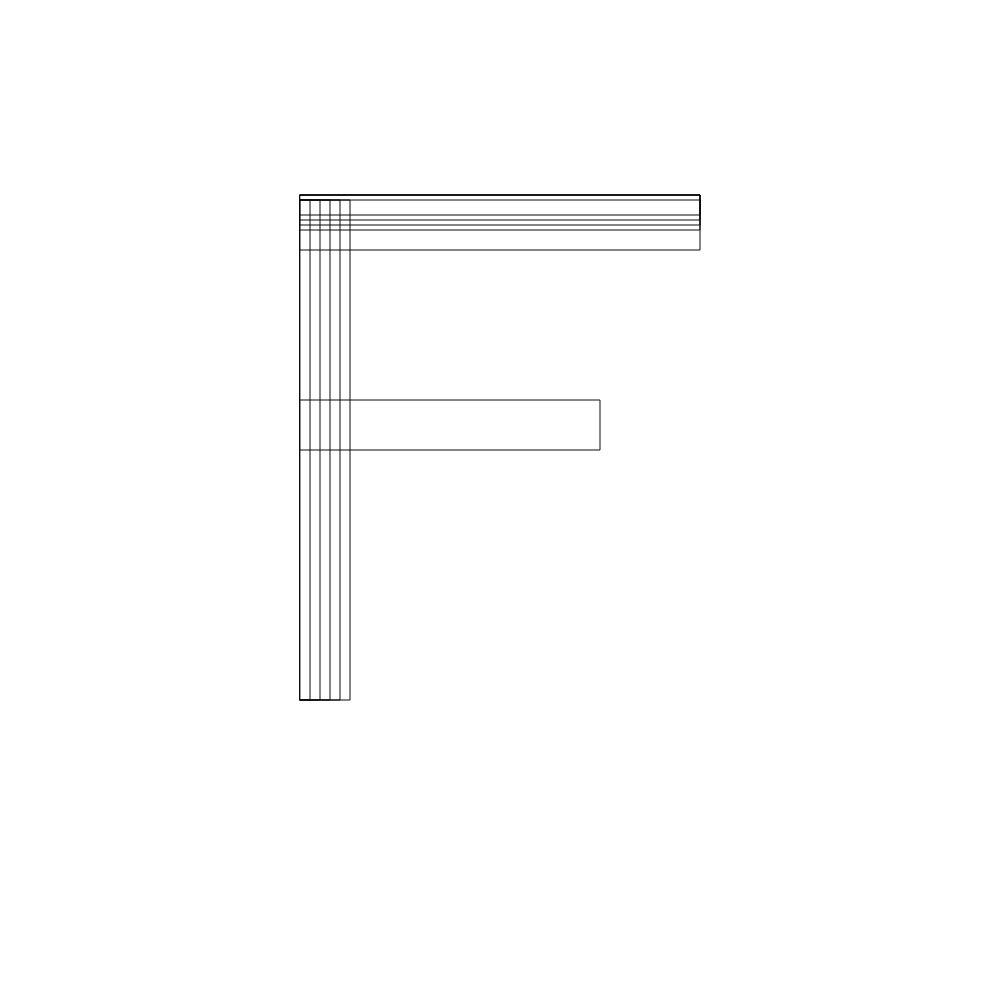
Frame 1 (no input)
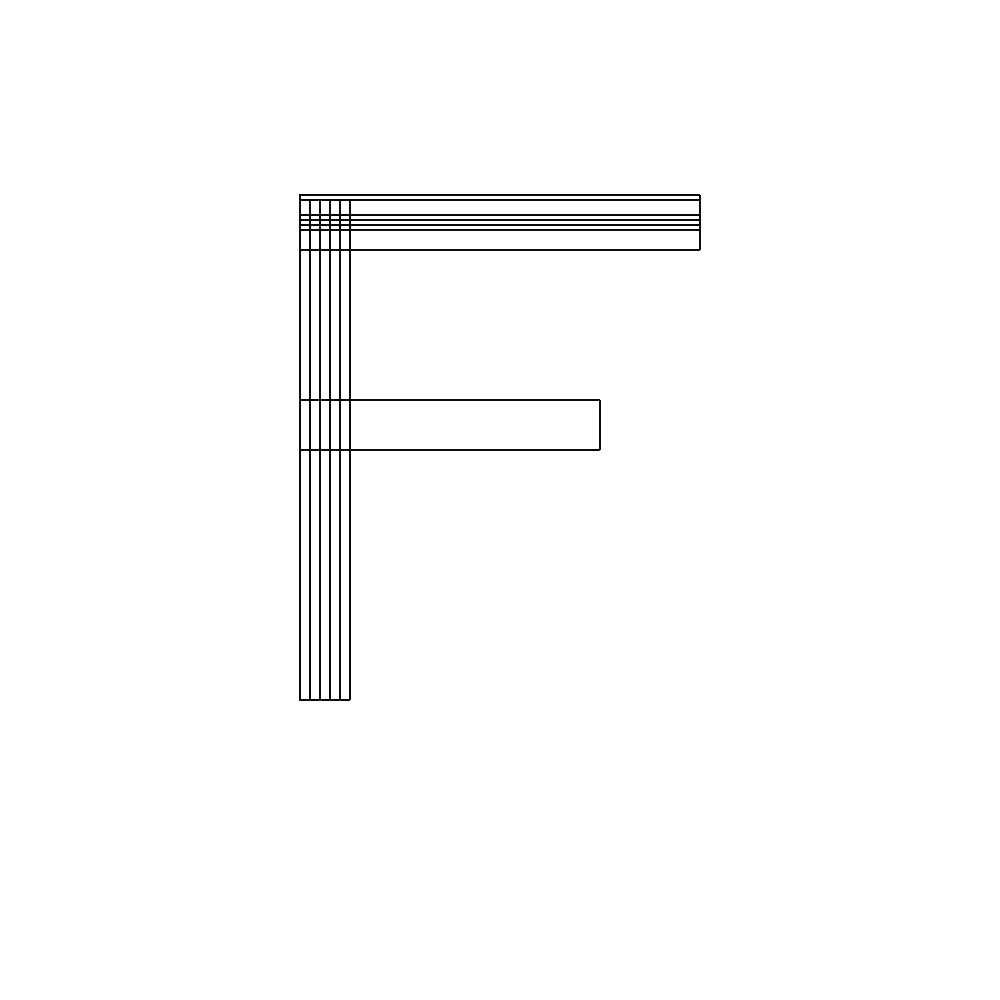
Frame 60 (no input)
Frame 120 (the mouse pressed at the canvas centre since frame 60): identical to frame 60, image omitted

The p5.js sketch that drew these frames (run headless with seeded random() and noise() and a simulated clock; from frame 60 on, the mouse is pressed at the canvas centre):

// p5.js sketch
// ── sketch.js


function setup () {
    c = createCanvas(1000,1000)
    

    noFill()
    stroke(10)

}


function draw() {
  rect(300,195,400,20)
  rect(300,195,400,25)
  rect(300,195,400,30)
  rect(300,195,400,35) 
  rect(300,200,400,50)

  rect(300,200,50,500)
  rect(300,200,40,500)
  rect(300,200,30,500)
  rect(300,200,20,500)
  rect(300,200,10,500)

  rect(300,400,300,50)
  
}
